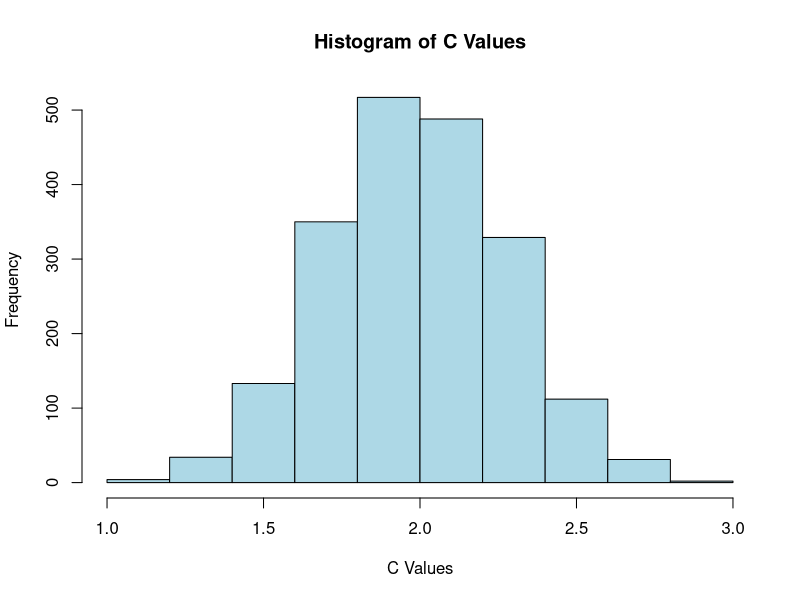

Write the R code that produced this figure.
## ---- chunk 1
library(gtools)
library(MASS)

df1 <- read.csv("Body_masses.csv")

df1$Body.mass <- log(df1$Body.mass)

results_df <- data.frame()

num_permutations <- 2000

for (i in 1:num_permutations) {
  
  perms <- sample(df1$Body.mass, length(df1$Body.mass), replace = FALSE)
  
  results_df <- rbind(results_df, data.frame(Permutation = i, Body.mass = perms))
}


calculate_sum_squared_differences <- function(vector) {
  squared_differences <- (vector[-1] - vector[-length(vector)])^2
  sum_squared_differences <- sum(squared_differences)
  mean_value <- mean(vector)
  differences <- vector - mean_value
  sum_of_differences <- sum((differences)^{2})
  c_value <- sum_squared_differences / sum_of_differences
  return(c_value)
}

c_value_df <- data.frame(Result = numeric(0))

for (i in 1:num_permutations) {
  perm_values <- results_df$Body.mass[results_df$Permutation == i]
  result <- calculate_sum_squared_differences(perm_values)
  c_value_df <- rbind(c_value_df, data.frame(Result = result))
}


# fitting a normal distribution to my results
fit <- fitdistr(c_value_df$Result, densfun = "normal")
mean_estimate <- fit$estimate["mean"]
sd_estimate <- fit$estimate["sd"]

# I thought it was normal now 
hist(c_value_df$Result, main = "Histogram of C Values", xlab = "C Values",
     ylab = "Frequency", col = "lightblue", border = "black")



## ---- chunk 2
library(ape)
library(igraph)
library(purrr)

tree_string <- "((((((Odocoileus_hemionus,Odocoileus_virginianus),Rangifer_tarandus),Alces_alces),((Dama_dama,Cervus_canadensis))),Antilocapra_americana));"

tree <- read.tree(text = tree_string)
edges<-tree$edge


# function that gives us the adjacency matrix from our original edge 
create_adjacency_matrix <- function(edges) {
  # Find the number of nodes, to get the size of our matrix
  nodes <- unique(as.vector(edges))
  num_nodes <- length(nodes)

  # Create an empty adjacency matrix
  adj_matrix <- matrix(0, nrow = num_nodes, ncol = num_nodes)

  # Recursively populate 
  for (i in 1:nrow(edges)) {
    #we look at the edge matrix and the right column are the from_nodes
    from_node <- edges[i, 1]
    #left columns
    to_node <- edges[i, 2]

    if (from_node %in% nodes) {
  #storing the first to_node as the right child, defined as 1
      adj_matrix[from_node, to_node] <- 1 
  #we remove from_node from the list
      nodes <- nodes[nodes != from_node]
    } else {
  #if it appears again then we assign the remaining child to the left, defined as 2
      adj_matrix[from_node, to_node] <- 2  
    }
  }

  return(adj_matrix)
}

case_matrix <-create_adjacency_matrix(edges)
print(case_matrix)

#finds children of a specific node in the adj matrix
find_children <- function(adj_matrix, node) {
  children_right <- which(adj_matrix[node,] == 1)  # Right child
  children_left <- which(adj_matrix[node,] == 2)  # Left child

  #no children
  if (identical(children_right, integer(0))) {
    result <- list(right = -1, left = -1)
  } else {
    result <- list(right = children_right, left = children_left)
  }
  

  return(result)
}


# Identify non-zero rows
non_zero_rows <- which(rowSums(case_matrix != 0) > 0)

comb_1 <- combn(non_zero_rows,1)
comb_2 <- combn(non_zero_rows,2)
comb_3 <- combn(non_zero_rows,3)

# Create a list of matrices
matrix_list <- list(comb_1, comb_2, comb_3)


extractColumns <- function(matrix_list) {
  result <- list()  # Create an empty list to store extracted columns
  
  # Iterate through each matrix in the list
  for (i in seq_along(matrix_list)) {
    current_matrix <- matrix_list[[i]]
    
    # Iterate through each column in the matrix
    for (j in seq(ncol(current_matrix))) {
      # Extract the j-th column from the current matrix
      current_column <- current_matrix[, j]
      
      # Add the extracted column to the result list
      result[[length(result) + 1]] <- current_column
    }
  }
  
  return(result)
}

# Example usage with your matrix_list
matrix_columns <- extractColumns(matrix_list)

permute_rows <- function(vector, adj_matrix) {
  for (n in vector) {
    left_child <- which(adj_matrix[n, ] == 1)
    right_child <- which(adj_matrix[n, ] == 2)

    adj_matrix[n, left_child] <- 2
    adj_matrix[n, right_child] <- 1
  }

  return(adj_matrix)
}

permute_matrix_combinations <- function(matrix_combinations, adj_matrix) {
  permuted_matrices_list <- list()

  for (i in seq_along(matrix_combinations)) {
    matrix_comb <- matrix_combinations[[i]]

    
    # Apply the function for each column vector in the matrix combination
    permuted_matrix <- adj_matrix
    for (j in seq_along(matrix_comb)) {
      vector <- matrix_comb[j]
      permuted_matrix <- permute_rows(vector, permuted_matrix)
    }

    # Save the permuted matrix
    permuted_matrices_list[[i]] <- permuted_matrix
    
   
    #print(permuted_matrix)
  }

  return(permuted_matrices_list)
}

result_permuted_matrices <- permute_matrix_combinations(matrix_columns, case_matrix)

get_edge_matrix <- function(adj_matrix) {
  num_nodes <- nrow(adj_matrix)
  edge_matrix <- matrix(NA, ncol = 2, nrow = 0)

  # We define what a child would look like in the adj matrix
  find_children <- function(parent, root) {
    children <- which(adj_matrix[parent, ] != 0)
    right_children <- children[adj_matrix[parent, children] == 1]
    left_children <- children[adj_matrix[parent, children] == 2]

    # We add the right children
    for (child in right_children) {
      edge <- c(parent, child)
      edge_matrix <<- rbind(edge_matrix, edge)

      # Recursion
      find_children(child, root)
    }

    # Then, add left children
    for (child in left_children) {
      edge <- c(parent, child)
      edge_matrix <<- rbind(edge_matrix, edge)

      # Recursion
      find_children(child, root)
    }
  }

   #Iterate through nodes to find roots and start find
  for (node in 1:num_nodes) {
    if (sum(adj_matrix[, node] != 0) == 0) {
      # Node is a root
      find_children(node, node)
    }
  }

  return(edge_matrix)
}

permute_rows <- function(vector, adj_matrix) {
  for (n in vector) {
    left_child <- which(adj_matrix[n, ] == 1)
    right_child <- which(adj_matrix[n, ] == 2)
    
    adj_matrix[n, left_child] <- 2
    adj_matrix[n, right_child] <- 1
  }
  
  return(adj_matrix)
}
 
  
edges_result <- lapply(result_permuted_matrices, get_edge_matrix)
print(edges_result)

extract_and_replace_numbers <- function(edge_matrix) {
  # Extract unique values between 1 and 7
  unique_values <- unique(edge_matrix)
  selected_values <- unique_values[unique_values >= 1 & unique_values <= 7]
  
  # Define a named vector for replacement
  replacement_values <- c("1" = 74, "2" = 57, "3" = 100, "4" = 384, "5" = 55, "6" = 300, "7" = 5)
  
  # Replace and return the values
  result <- replacement_values[as.character(selected_values)]
  return(result)
}

replaced_values_list <- lapply(edges_result, extract_and_replace_numbers)

calculate_c_value <- function(data_vector) {
  squared_differences <- (data_vector[-1] - data_vector[-length(data_vector)])^2
  sum_squared_differences <- sum(squared_differences)
  mean_value <- mean(data_vector)
  differences <- data_vector - mean_value
  sum_of_differences <- sum(differences^2)
  c_value <- sum_squared_differences / sum_of_differences
  return(c_value)
}


all_c_values <- lapply(replaced_values_list, calculate_c_value)

average_c_value <- mean(unlist(all_c_values))


threshold <- 2.084376
percentage_greater_than_or_equal <- mean(c_value_df$Result >= threshold) * 100

cat("Percentage of values larger than or equal to", threshold, "is:", percentage_greater_than_or_equal, "%")



